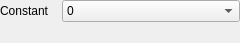
<?xml version="1.0" encoding="UTF-8"?>
<ui version="4.0">
 <class>ConstantPatternUI</class>
 <widget class="QWidget" name="ConstantPatternUI">
  <property name="geometry">
   <rect>
    <x>0</x>
    <y>0</y>
    <width>240</width>
    <height>43</height>
   </rect>
  </property>
  <property name="windowTitle">
   <string>Form</string>
  </property>
  <layout class="QFormLayout" name="formLayout">
   <property name="horizontalSpacing">
    <number>10</number>
   </property>
   <property name="verticalSpacing">
    <number>0</number>
   </property>
   <property name="leftMargin">
    <number>0</number>
   </property>
   <property name="topMargin">
    <number>0</number>
   </property>
   <property name="rightMargin">
    <number>0</number>
   </property>
   <property name="bottomMargin">
    <number>0</number>
   </property>
   <item row="0" column="0">
    <widget class="QLabel" name="label">
     <property name="text">
      <string>Constant </string>
     </property>
    </widget>
   </item>
   <item row="0" column="1">
    <widget class="QComboBox" name="constantComboBox">
     <item>
      <property name="text">
       <string>0</string>
      </property>
     </item>
     <item>
      <property name="text">
       <string>1</string>
      </property>
     </item>
    </widget>
   </item>
   <item row="2" column="1">
    <spacer name="verticalSpacer">
     <property name="orientation">
      <enum>Qt::Vertical</enum>
     </property>
     <property name="sizeHint" stdset="0">
      <size>
       <width>20</width>
       <height>40</height>
      </size>
     </property>
    </spacer>
   </item>
  </layout>
 </widget>
 <resources/>
 <connections/>
</ui>
